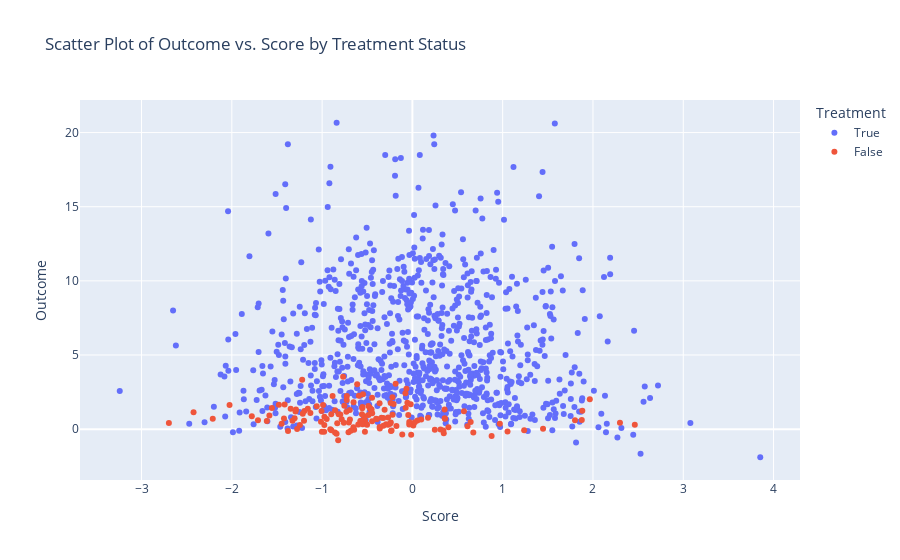

Write notebook code for a chart like this one.
### Markdown cell above
Comparing the observed outcomes, the discontinuity is much less pronounced than in the sharp case.

### Code cell
fig = px.scatter(
    x=df['score'],
    y=df['y'],
    color=df['d'].astype(bool),
    labels={
        "x": "Score",   
        "y": "Outcome",
        "color": "Treatment"
    },
    title="Scatter Plot of Outcome vs. Score by Treatment Status"
)

fig.update_layout(
    xaxis_title="Score",
    yaxis_title="Outcome"
)
fig.show()

### Figure 1 — Plotly figure (JSON) as saved in the notebook; plotly's stock layout.template omitted (floating-point values rounded to 4 significant figures; data arrays with more than 128 entries replaced by an {"elided": "..."} marker saying what was removed)
{"data": [{"hovertemplate": "Treatment=True<br>Score=%{x}<br>Outcome=%{y}<extra></extra>", "legendgroup": "True", "marker": {"color": "#636efa", "symbol": "circle"}, "mode": "markers", "name": "True", "orientation": "v", "showlegend": true, "type": "scatter", "x": {"elided": "853 float values"}, "xaxis": "x", "y": {"elided": "853 float values"}, "yaxis": "y"}, {"hovertemplate": "Treatment=False<br>Score=%{x}<br>Outcome=%{y}<extra></extra>", "legendgroup": "False", "marker": {"color": "#EF553B", "symbol": "circle"}, "mode": "markers", "name": "False", "orientation": "v", "showlegend": true, "type": "scatter", "x": {"elided": "147 float values"}, "xaxis": "x", "y": {"elided": "147 float values"}, "yaxis": "y"}], "layout": {"legend": {"title": {"text": "Treatment"}, "tracegroupgap": 0}, "title": {"text": "Scatter Plot of Outcome vs. Score by Treatment Status"}, "xaxis": {"anchor": "y", "domain": [0, 1], "title": {"text": "Score"}}, "yaxis": {"anchor": "x", "domain": [0, 1], "title": {"text": "Outcome"}}}}
